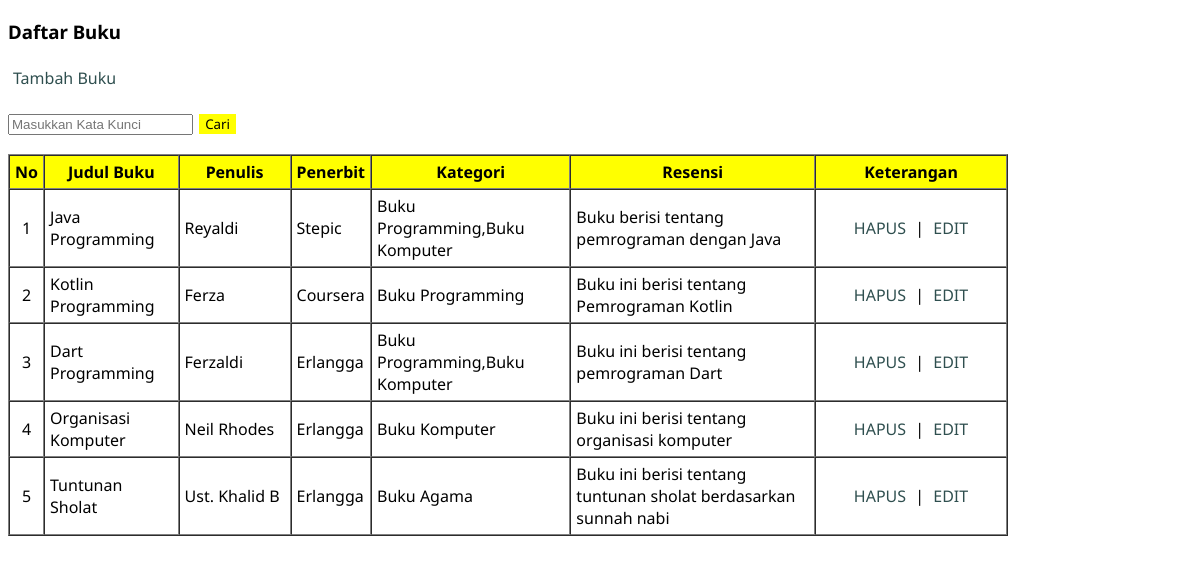
The page / on the database its author committed.
### tables this page shows
CREATE TABLE `tb_book` (
  `id_book` int(11) NOT NULL,
  `title_book` varchar(35) NOT NULL,
  `writer` varchar(25) NOT NULL,
  `publisher` varchar(35) NOT NULL,
  `category` varchar(100) NOT NULL,
  `review` varchar(100) NOT NULL
);

### functions.php (called while the page is built, shortened)
<?php
$koneksi = mysqli_connect("localhost","root","","dblibrary") or die("Koneksi ke db Gagal");
function query($query){
	global $koneksi;
	$hasil=mysqli_query($koneksi,$query);
	$rows=[];
	while($row = mysqli_fetch_assoc($hasil)){
		$rows[] = $row;
	}
	return $rows;
}
?>

### index.php (the view, shortened to what this page needs)
<?php
require 'functions.php';
$book=query("SELECT * FROM tb_book");
?>
<!DOCTYPE html>
<html lang="en">
<head>
</head>
<body>
	<h3>Daftar Buku</h3>
	<p><a href="insert.php">Tambah Buku</a></p>
	<form action="" method="POST">
		<input type="text" name="cari" placeholder="Masukkan Kata Kunci" autofocus>
		<button id="btn-cari" name="submit">Cari</button>
	</form>
	<table border="1" width="1000" cellpadding="5" cellspacing="0">
		<tr id="style-th">
			<th>No</th>
			<th>Judul Buku</th>
			<th width="100">Penulis</th>
			<th>Penerbit</th>
			<th>Kategori</th>
			<th>Resensi</th>
			<th width="180" >Keterangan</th>
		</tr>
		<?php $i = 1; ?>
		<?php foreach ($book as $buku) { ?>
		<tr>
			<td style="text-align:center"><?= $i ?></td>
			<td><?= $buku["title_book"]?></td>
			<td><?= $buku["writer"]?></td>
			<td><?= $buku["publisher"]?></td>
			<td><?= $buku["category"]?></td>
			<td><?= $buku["review"]?></td>
			<td style="text-align: center"><a href="delete.php?id_book=<?= $buku['id_book']?>">HAPUS </a> | <a href="edit.php?id_book=<?= $buku['id_book'] ?>">EDIT</a></td>
		</tr>
		<?php $i++ ?>
		<?php } ?>
	</table>
</body>
</html>

### index.php (style rules this page uses)
a { padding: 5px 5px; text-align: center; text-decoration: none; display: inline-block; color: DarkSLateGray; }
#style-th { background-color: yellow; }
body { font-family: 'Noto Sans', sans-serif; }
#btn-cari { font-family: 'Noto Sans', sans-serif; background-color: yellow; border: none; color: black; text-align: center; text-decoration: none; display: inline-block; margin: 4px 2px; cursor: pointer; }

### rows shown on the page
tb_book: title_book "Java Programming", writer "Reyaldi", publisher "Stepic", category "Buku Programming,Buku Komputer", review "Buku berisi tentang pemrograman dengan Java"
tb_book: title_book "Kotlin Programming", writer "Ferza", publisher "Coursera", category "Buku Programming", review "Buku ini berisi tentang Pemrograman Kotlin"
tb_book: title_book "Dart Programming", writer "Ferzaldi", publisher "Erlangga", category "Buku Programming,Buku Komputer", review "Buku ini berisi tentang pemrograman Dart"
tb_book: title_book "Organisasi Komputer", writer "Neil Rhodes", publisher "Erlangga", category "Buku Komputer", review "Buku ini berisi tentang organisasi komputer"
tb_book: title_book "Tuntunan Sholat", writer "Ust. Khalid B", publisher "Erlangga", category "Buku Agama", review "Buku ini berisi tentang tuntunan sholat berdasarkan sunnah nabi"
